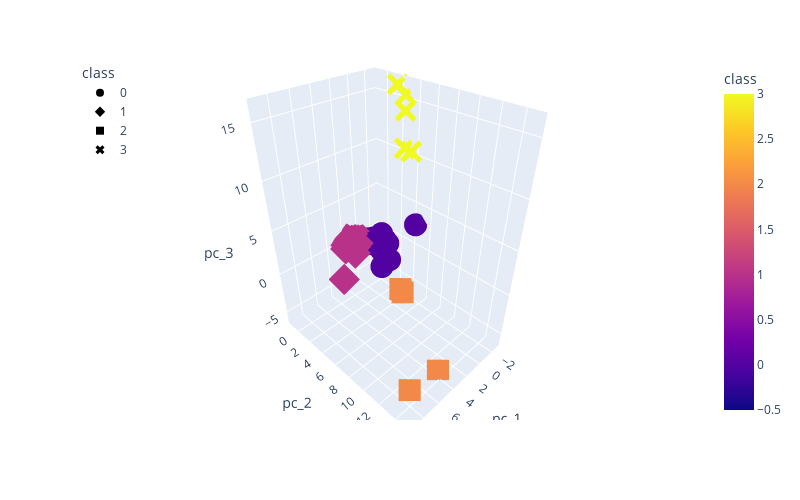

Source (notebook cell):
### Code cell
#Create a 3D scatter plot using Plotly Express; hover_name="CoinName" and hover_data=["Algorithm"]

# Plotting the clusters with three features
fig = px.scatter_3d(clustered_df, x="pc_1", y="pc_2", z="pc_3", color="class", symbol="class",hover_name="CoinName",hover_data=["Algorithm"],height=500,width=800)
fig.update_layout(legend=dict(x=0,y=1))
fig.show()

### Figure 1 — Plotly figure (JSON) as saved in the notebook; plotly's stock layout.template omitted (floating-point values rounded to 4 significant figures; data arrays with more than 128 entries replaced by an {"elided": "..."} marker saying what was removed)
{"data": [{"customdata": {"elided": "279x1 str values"}, "hovertemplate": "<b>%{hovertext}</b><br><br>class=%{marker.color}<br>pc_1=%{x}<br>pc_2=%{y}<br>pc_3=%{z}<br>Algorithm=%{customdata[0]}<extra></extra>", "hovertext": {"elided": "279 str values"}, "legendgroup": "0", "marker": {"color": {"elided": "279 int values"}, "coloraxis": "coloraxis", "symbol": "circle"}, "mode": "markers", "name": "0", "scene": "scene", "showlegend": true, "type": "scatter3d", "x": {"elided": "279 float values"}, "y": {"elided": "279 float values"}, "z": {"elided": "279 float values"}}, {"customdata": {"elided": "231x1 str values"}, "hovertemplate": "<b>%{hovertext}</b><br><br>class=%{marker.color}<br>pc_1=%{x}<br>pc_2=%{y}<br>pc_3=%{z}<br>Algorithm=%{customdata[0]}<extra></extra>", "hovertext": {"elided": "231 str values"}, "legendgroup": "1", "marker": {"color": {"elided": "231 int values"}, "coloraxis": "coloraxis", "symbol": "diamond"}, "mode": "markers", "name": "1", "scene": "scene", "showlegend": true, "type": "scatter3d", "x": {"elided": "231 float values"}, "y": {"elided": "231 float values"}, "z": {"elided": "231 float values"}}, {"customdata": [["DPoS"], ["VeChainThor Authority"], ["DPoS"], ["Semux BFT consensus"], ["DPoS"], ["DPoS"], ["DPoS"], ["DPoS"], ["TRC10"]], "hovertemplate": "<b>%{hovertext}</b><br><br>class=%{marker.color}<br>pc_1=%{x}<br>pc_2=%{y}<br>pc_3=%{z}<br>Algorithm=%{customdata[0]}<extra></extra>", "hovertext": ["ARK", "Vechain", "Lamden Tau", "Semux", "ALAX", "Lisk", "EOS", "Oxycoin", "BitTorrent"], "legendgroup": "2", "marker": {"color": [2, 2, 2, 2, 2, 2, 2, 2, 2], "coloraxis": "coloraxis", "symbol": "square"}, "mode": "markers", "name": "2", "scene": "scene", "showlegend": true, "type": "scatter3d", "x": [2.523, 3.842, 2.525, 2.698, 2.526, 2.523, 2.523, 2.523, 9.365], "y": [7.428, 13.57, 7.429, 7.873, 7.431, 7.428, 7.427, 7.427, 15.06], "z": [-0.6603, -5.916, -0.6605, -0.7004, -0.6608, -0.6603, -0.6602, -0.6602, -1.915]}, {"customdata": [["Proof-of-BibleHash"], ["SHA-256 + Hive"], ["Proof-of-Authority"], ["ECC 256K1"], ["Leased POS"]], "hovertemplate": "<b>%{hovertext}</b><br><br>class=%{marker.color}<br>pc_1=%{x}<br>pc_2=%{y}<br>pc_3=%{z}<br>Algorithm=%{customdata[0]}<extra></extra>", "hovertext": ["BiblePay", "LitecoinCash", "Poa Network", "Acute Angle Cloud", "Waves"], "legendgroup": "3", "marker": {"color": [3, 3, 3, 3, 3], "coloraxis": "coloraxis", "symbol": "x"}, "mode": "markers", "name": "3", "scene": "scene", "showlegend": true, "type": "scatter3d", "x": [-2.036, -1.925, -2.589, -2.651, -2.871], "y": [3.401, 4.281, 2.877, 1.837, 2.642], "z": [14.32, 10.86, 10.55, 16.12, 15.34]}], "layout": {"coloraxis": {"colorbar": {"title": {"text": "class"}}, "colorscale": [[0, "#0d0887"], [0.1111, "#46039f"], [0.2222, "#7201a8"], [0.3333, "#9c179e"], [0.4444, "#bd3786"], [0.5556, "#d8576b"], [0.6667, "#ed7953"], [0.7778, "#fb9f3a"], [0.8889, "#fdca26"], [1, "#f0f921"]]}, "height": 500, "legend": {"title": {"text": "class"}, "tracegroupgap": 0, "x": 0, "y": 1}, "margin": {"t": 60}, "scene": {"domain": {"x": [0, 1], "y": [0, 1]}, "xaxis": {"title": {"text": "pc_1"}}, "yaxis": {"title": {"text": "pc_2"}}, "zaxis": {"title": {"text": "pc_3"}}}, "width": 800}}
